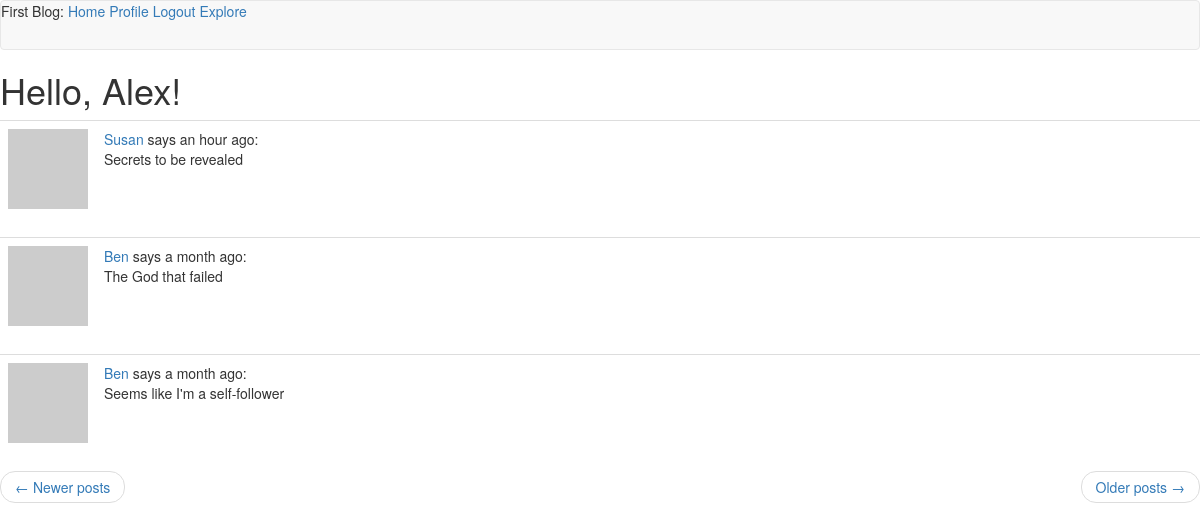
The app's page /explore?page=3 (signed in) with its own data.
### ap/models.py (models this page shows, shortened)
class User(UserMixin, db.Model):
    id = db.Column(db.Integer, primary_key = True)
    username = db.Column(db.String(64), index = True, unique = False)
    email = db.Column(db.String(120), index = True, unique = True)
    password_hash = db.Column(db.String(128))
    posts = db.relationship('Post', backref = 'author', lazy = 'dynamic')
    about_me = db.Column(db.String(140))
    last_seen = db.Column(db.DateTime, default=datetime.utcnow)
    followed = db.relationship(
       'User', secondary=followers,
        primaryjoin=(followers.c.follower_id == id),
        secondaryjoin=(followers.c.followed_id == id),
        backref=db.backref('followers', lazy='dynamic'), lazy='dynamic')
    def avatar(self, size):
        digest = md5(self.email.lower().encode('utf-8')).hexdigest()
        return 'https://www.gravatar.com/avatar/{}?d=identicon&s={}'.format(digest, size)

class Post(db.Model):
    id = db.Column(db.Integer, primary_key = True)
    body = db.Column(db.String(140))
    timestamp = db.Column(db.DateTime, index = True, default = datetime.utcnow)
    user_id = db.Column(db.Integer, db.ForeignKey('user.id'))

### ap/routes.py (the view)
@app.route('/explore')
@login_required
def explore():
    page = request.args.get('page', 1, type=int)
    posts = Post.query.order_by(Post.timestamp.desc()).paginate(page, app.config['POSTS_PER_PAGE'], False)
    next_url = url_for('explore', page=posts.next_num) \
        if posts.has_next else None
    prev_url = url_for('explore', page=posts.prev_num) \
        if posts.has_prev else None
    return render_template('index.html', title='Explore', posts=posts.items, next_url=next_url, prev_url=prev_url)

### ap/models.py (called while the page is built)
@login.user_loader
def load_user(id):
    return User.query.get(int(id))

### ap/routes.py (called while the page is built)
@app.before_request
def before_request():
    if current_user.is_authenticated:
        current_user.last_seen = datetime.utcnow()
        db.session.commit()

### ap/templates/index.html (shortened to what this page needs)
{% extends "base.html" %}
{% block content %}
    <h1>Hello, {{ current_user.username }}!</h1>
    {% for post in posts %}
        {% include '_post.html' %}
    {% endfor %}
    <nav aria-label="...">
        <ul class="pager">
            <li class="previous{% if not prev_url %} disabled{% endif %}">
                <a href="{{ prev_url or '#' }}">
                    <span aria-hidden="true">&larr;</span> Newer posts
                </a>
            </li>
            <li class="next{% if not next_url %} disabled{% endif %}">
                <a href="{{ next_url or '#' }}">
                    Older posts <span aria-hidden="true">&rarr;</span>
                </a>
            </li>
        </ul>
    </nav>
{% endblock %}

### ap/templates/_post.html
<table class="table table-hover">
    <tr>
        <td width="70px">
            <a href="{{ url_for('user', username=post.author.username) }}">
                <img src="{{ post.author.avatar(70) }}" />
            </a>
        </td>
        <td>
            <a href="{{ url_for('user', username=post.author.username) }}">
                {{ post.author.username }}
            </a>
            says {{ moment(post.timestamp).fromNow() }}:
            <br>
            {{ post.body }}
        </td>
    </tr>
</table>

### records on screen
User: username "Alex"
Post: author.username "Susan", timestamp "an hour ago", body "Secrets to be revealed"
Post: author.username "Ben", timestamp "a month ago", body "The God that failed"
Post: author.username "Ben", timestamp "a month ago", body "Seems like I'm a self-follower"
